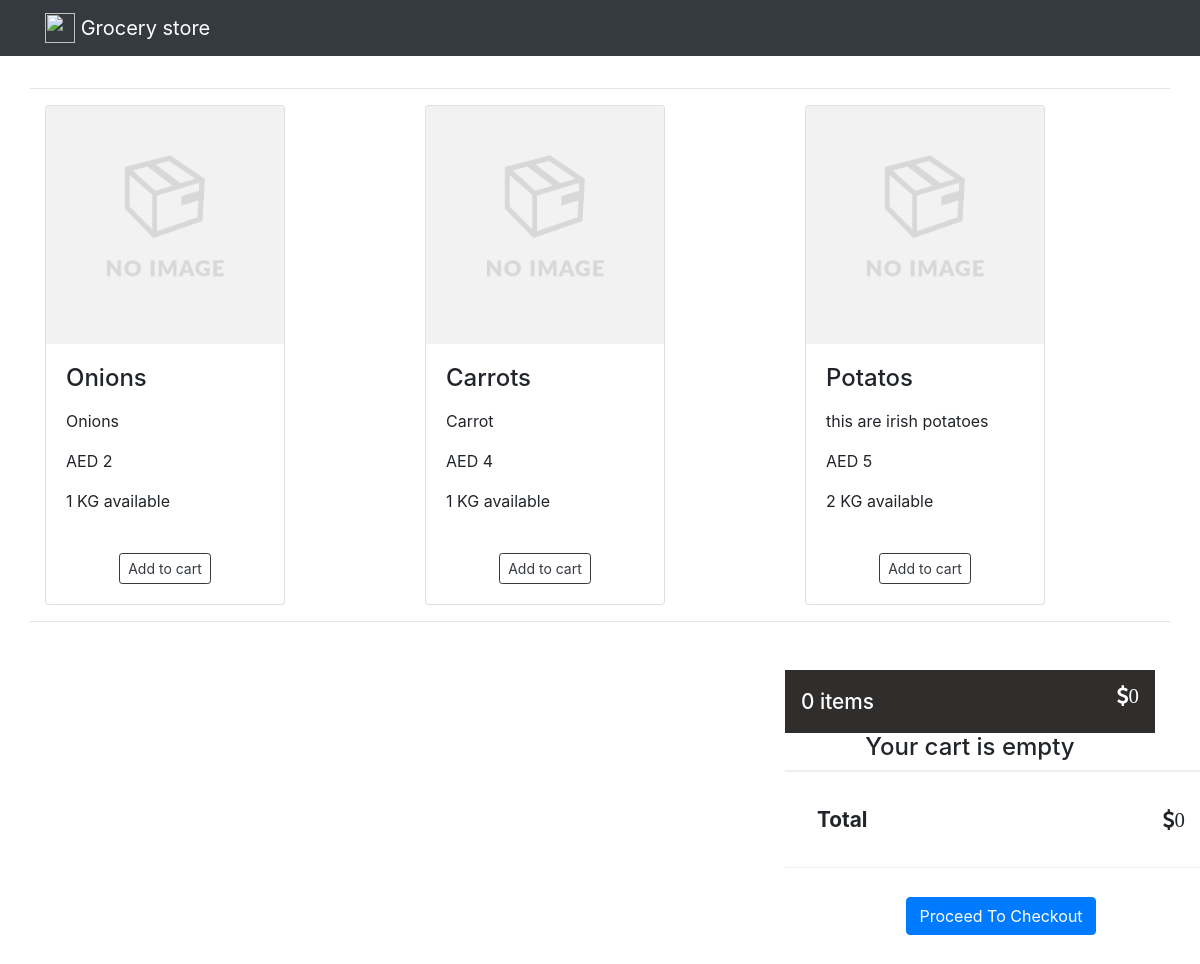
The app's page /, older data.
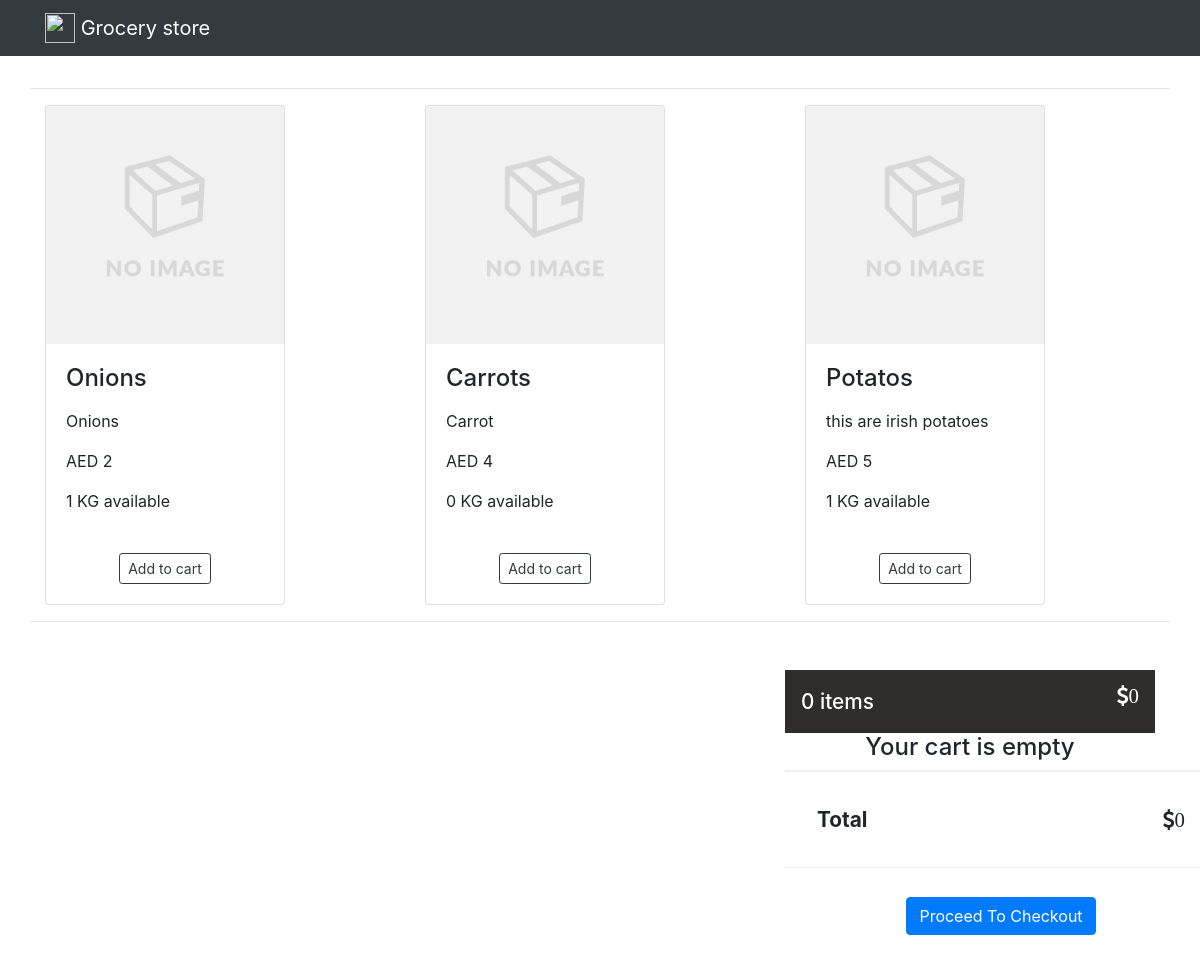
The same page, newer data.
### store/models.py (models this page shows, shortened)
class Product(models.Model):
    product_name = models.CharField(_('Product'), max_length=20)
    product_description = models.CharField(_('Product description'), max_length=200)
    slug = models.SlugField()

class Quantity(models.Model):
    product = models.ForeignKey(Product, on_delete=models.CASCADE, related_name='quantities')
    unit = models.CharField(_('Unit of measurement'), max_length=5,
                            choices=MEASURING_UNIT_CHOICES, default=KILOGRAM)
    quantity = models.IntegerField(_('Available quantity'))
    def __str__(self):
        return str(self.quantity)

class Price(models.Model):
    product = models.ForeignKey(Product, on_delete=models.CASCADE, related_name='prices')
    unit = models.CharField(_('Unit of measurement'), max_length=5,
                            choices=MEASURING_UNIT_CHOICES, default=KILOGRAM)
    price = models.IntegerField(_('Price per unit'))
    def __str__(self):
        return str(self.price)

### store/views.py (the view)
# urls.py: path('', ProductsListView.as_view(), name='product_list'),
class ProductsListView(ListView):
    template_name = 'index.html'
    model = Product

### store/templates/index.html (shortened to what this page needs)
{% extends 'base.html' %}
{% block content %}
{% load static %}
<div class="container">
	<div class="row mt-2 ">
			{% for obj in object_list %}
				<div class="col" style="padding:0px;">
					{% include 'snippets/card.html' with instance=obj %}
				</div>
			{% endfor %}
		</div>
		<div class="col-sm-12 col-md-4  ml-auto sticky-top" >
			<div class="row align-items-center " >
				<div class="col text-center " style="padding:0px;">
                 <div id="cart"> </div>
				</div>
			</div>
			</div>
		</div>
{% endblock %}

### store/templates/snippets/card.html
{% load static %}
<hr>
<div class="col-sm-3 col-md-7">
<div class="card" style="width: 15rem;">
    <a href=""><img class="card-img-top" src="{% static 'images/img_empty.png' %}" alt="product"></a>
  <div class="card-body">
    <h4 class="card-title">{{ obj.product_name}}</h4>
    <p class="card-text">{{ obj.product_description|linebreaks|truncatewords:14 }}</p>
    <p class="card-text">AED {{ obj.prices.all|first }}</p>
    <p class="card-text">{{obj.quantities.all|first }} KG available </p>
    <div class='text-center'>
        <button class="text-center btn btn-outline-dark btn-sm mt-4 sc-add-to-cart" data-id={{ obj.id}} data-name={{ obj.product_name }}  data-price={{ obj.prices.all|first}}  type="submit">Add to cart</button>
    </div>
  </div>
</div>
</div>
<hr>

Row changes from the older to the newer data that the page shows:
changed through a linked row, Product "Carrots": quantities.all|first "1" → "0"
changed through a linked row, Product "Potatos": quantities.all|first "2" → "1"
